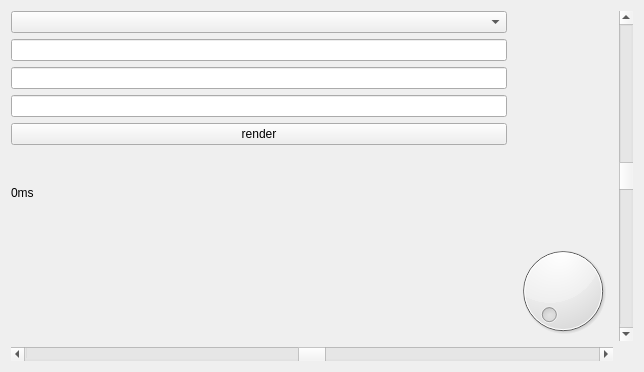
<?xml version="1.0" encoding="UTF-8"?>
<ui version="4.0">
 <class>ControlWidget</class>
 <widget class="QWidget" name="ControlWidget">
  <property name="geometry">
   <rect>
    <x>0</x>
    <y>0</y>
    <width>644</width>
    <height>372</height>
   </rect>
  </property>
  <property name="windowTitle">
   <string>Controls</string>
  </property>
  <layout class="QGridLayout" name="gridLayout">
   <item row="0" column="0">
    <widget class="QComboBox" name="comboBox"/>
   </item>
   <item row="0" column="2" rowspan="7">
    <widget class="QScrollBar" name="YScrollBar">
     <property name="sizePolicy">
      <sizepolicy hsizetype="Fixed" vsizetype="Expanding">
       <horstretch>0</horstretch>
       <verstretch>0</verstretch>
      </sizepolicy>
     </property>
     <property name="minimum">
      <number>-500</number>
     </property>
     <property name="maximum">
      <number>500</number>
     </property>
     <property name="orientation">
      <enum>Qt::Vertical</enum>
     </property>
    </widget>
   </item>
   <item row="1" column="0">
    <widget class="QLineEdit" name="lineEditX"/>
   </item>
   <item row="2" column="0">
    <widget class="QLineEdit" name="lineEditY"/>
   </item>
   <item row="3" column="0">
    <widget class="QLineEdit" name="lineEditZ"/>
   </item>
   <item row="4" column="0">
    <widget class="QPushButton" name="renderButton">
     <property name="text">
      <string>render</string>
     </property>
    </widget>
   </item>
   <item row="5" column="0">
    <widget class="QLabel" name="rendertime">
     <property name="text">
      <string>0ms</string>
     </property>
    </widget>
   </item>
   <item row="6" column="1">
    <widget class="QDial" name="Zdial">
     <property name="maximum">
      <number>400</number>
     </property>
    </widget>
   </item>
   <item row="7" column="0" colspan="2">
    <widget class="QScrollBar" name="XScrollBar">
     <property name="sizePolicy">
      <sizepolicy hsizetype="Expanding" vsizetype="Fixed">
       <horstretch>0</horstretch>
       <verstretch>0</verstretch>
      </sizepolicy>
     </property>
     <property name="minimum">
      <number>-500</number>
     </property>
     <property name="maximum">
      <number>500</number>
     </property>
     <property name="orientation">
      <enum>Qt::Horizontal</enum>
     </property>
    </widget>
   </item>
  </layout>
 </widget>
 <tabstops>
  <tabstop>comboBox</tabstop>
  <tabstop>lineEditX</tabstop>
  <tabstop>lineEditY</tabstop>
  <tabstop>lineEditZ</tabstop>
  <tabstop>renderButton</tabstop>
  <tabstop>Zdial</tabstop>
 </tabstops>
 <resources/>
 <connections/>
</ui>
